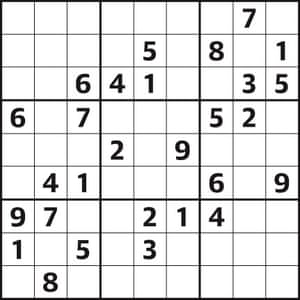
#> input picture test0.jpg, 300 x 300 px
$ python -i readImage.py   (imports and definitions only)
#> lines starting #> are read from the running program, lines starting #| are printed output that depends on the picture; after the words box and inside, x2 and y2 are one past the last pixel; in counts of white or black regions, pixels touching at a corner belong together
import cv2
import sys
import pytesseract
import numpy as np

def rowCol(i):
	return i//9 + 1, i%9 + 1

# [147 lines left out: functions checkHorizontalBlackLine, checkVerticalBlackLine, cropImage, split_sudoku_cells, getDigit, isWhiteImage and 1 more, not called in this run]

def cropBlackBorder(image):
	#gray = cv2.cvtColor(image,cv2.COLOR_BGR2GRAY)
	ret, thresh= cv2.threshold(image,127,255,cv2.THRESH_BINARY)
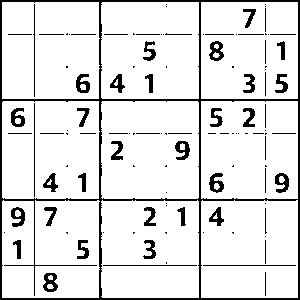
#> thresh: shape (300, 300); 89.1% white; 110 black regions (54 under 20 px)
	contours,hierachy = cv2.findContours(thresh,cv2.RETR_EXTERNAL,cv2.CHAIN_APPROX_SIMPLE)
#> contours = 9 contours; largest, box (x1, y1, x2, y2) and area: (101, 101, 199, 199) 9361, (2, 101, 100, 199) 9303, (201, 101, 298, 199) 9302, (101, 2, 199, 99) 9290, (101, 200, 199, 298) 9270
	cnt = contours[0]
#> cnt = contour of 20 points, box (x1, y1, x2, y2) (201, 200, 298, 298), area 9220
	x,y,w,h = cv2.boundingRect(cnt)
#> x = 201; y = 200; w = 97; h = 98

	crop = image[y:y+h,x:x+w]
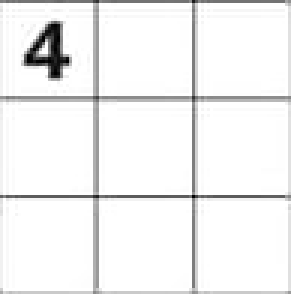
#> crop: shape (98, 97) (shown 3 times larger); min 0, max 255, mean 241.4

	return crop


# [69 lines left out: functions extractDigits, getOneLineSudoku, main, compareSudokus, not called in this run]


# [32 lines not run here, left out]

	#main()

>>> import cv2
>>> picture = cv2.imread('test0.jpg', cv2.IMREAD_GRAYSCALE)
>>> result = cropBlackBorder(picture)
